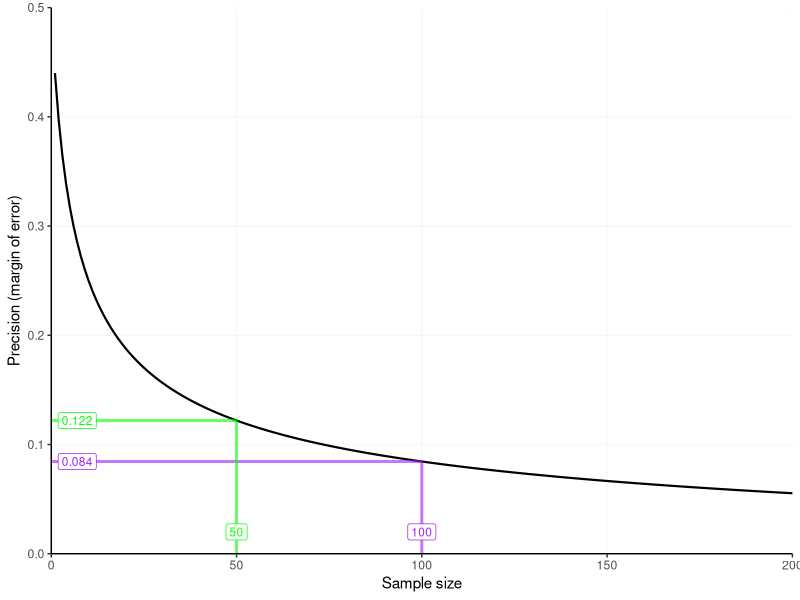
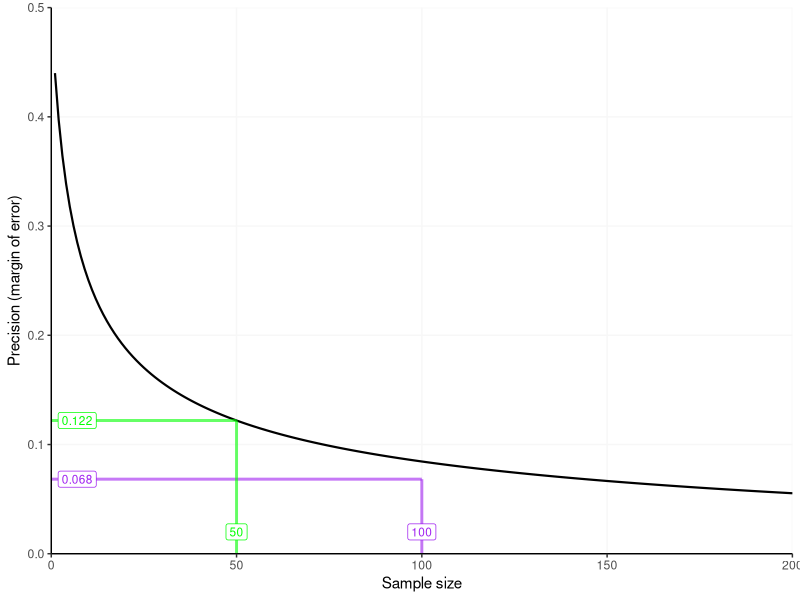

The R source for these figures, in order:
# This script will run a precision analysis to help with sample size planning 
# when you wish to estimate a proportion with confidence intervals
# This code was written for personal use — reuse at your own risk!

# Load libraries ---------------------------------

library(tidyverse)

# Define functions ---------------------------------

# Define function for computing margin of error (MOE) for a confidence interval. The MOE is half the width of the confidence interval.
# If the population size is known a finite population correction can be applied.
# Otherwise, if the population size in unknown, no correction is applied (the default).
# The function can compute MOE for either a Wald or Wilson confidence interval (defaults to Wilson as it appears to be superior, see Newcombe, 1998)
# A 95% confidence interval is assumed.
marginOfError <- function(expectedProportion,sampleSize,confidenceLevel=.95,populationSize=Inf,type='wilson',report=T){
  n <- sampleSize
  N <- populationSize
  
  if(type=='wilson'){ # if computing Wilson CIs
    successCount <- n*expectedProportion
    CI <- prop.test(successCount, n, correct = F, conf.level = confidenceLevel)$conf.int # computes CI. Yate's continuity correction is off by default
    MOE <- (CI[2] - CI[1])/2 # to get the MOE, subtract lowerbound of CI from upperbound of CI and divide by two
    
    # NOT RUN — sanity check using hand written formula for Wilson CIs
    #P <- expectedProportion
    #Z <- qnorm(c( (1-confidenceLevel)/2, 1-(1-confidenceLevel)/2))[2]
    #CI <- (2 * n * P + Z^2 + c(-1, 1) * Z * sqrt(Z^2 + 4 * n * P * (1 - P))) /
    #   (2 * (n + Z^2)) 
    #MOE <- (CI[2] - CI[1])/2 # to get the MOE, subtract lowerbound of CI from upperbound of CI and divide by two
    
  }else if(type=='wald'){ # if computing wald CIs
    P <- expectedProportion
    alpha <- (1 - confidenceLevel) / 2 # convert confidence level to alpha
    Z <- qnorm(alpha, lower.tail=FALSE) # convert alpha to Z
    MOE <- Z*sqrt(P*(1-P)/n) # compute margin of error for Wald confidence intervals 
  }
  
  if(N != Inf){ # if user has specified a population size
    FPC <- sqrt((N-n)/(N-1)) # calculate a finite population correction (FPC) factor
    MOE <- MOE*FPC # adjust the MOE with the FPC
  }
  
  if(report){ # if user has asked for a report
    print(paste0(
      'The margin of error of a 95% ', type,' confidence interval for an expected proportion of ',expectedProportion,
      ' and a sample size of ',sampleSize,' is ', round(MOE,3)))
  }
  
  moe_object <- list(moe = MOE, target_sample_size = sampleSize, conf_interval_type = type)
  
  return(moe_object)
}

# define function to plot a precision curve for given proportion and sample size (95% confidence interval assumed).
precisionCurve <- function(expectedProportion,sampleSize,confidenceLevel=.95,populationSize=Inf,type='wilson'){
  
  sample_size_vector <- seq(1:(sampleSize*2)) # create a vector of sample sizes for X axis (by default we will show a curve for 2x the specified sample size)
  moe_vector <- NA # pre-load a variable to store moes
  
  for(i in sample_size_vector){ # using a for loop as its more comprehensible 
    moe_object <- marginOfError(
      sampleSize = i,
      expectedProportion = expectedProportion,
      confidenceLevel = confidenceLevel,
      populationSize = populationSize,
      type = type,
      report = F # don't print a report
    )
    moe_vector <- c(moe_vector, moe_object$moe) # append new moe to moe vector
  }
  
  moe_vector <- moe_vector[!is.na(moe_vector)] # remove the NA value created when moe_vector was pre-loaded
  df <- data.frame(sampleSize = sample_size_vector,precision = moe_vector)
  
  # build plot
  plot <- ggplot(data = df, aes(x = sampleSize, y = precision)) +
    geom_line(colour = 'black', linewidth = .75) +
    theme_classic() +
    ylab('Precision (margin of error)') +
    xlab('Sample size') +
    scale_x_continuous(expand = c(0.0, 0), limits = c(0,max(sample_size_vector))) +
    scale_y_continuous(expand = c(0.0, 0), limits = c(0,round(max(moe_vector)+.1,1)), breaks = seq(0,round(max(moe_vector)+.1,1),0.1)) +
    theme(panel.grid.major = element_line(colour="grey97", size=0.5))
  
  return(plot)
}

# Run a precision analysis for Research Aim (1b)  ---------------------------------

# Run the code below to compute a margin of error for given expected proportion and target sample size
moe_object1 <- marginOfError(
  expectedProportion = .67, # Specify the anticipated proportion. Use 0.5 for the most conservative sample size estimate (see Gelman & Hill, 2006, p. 442).
  sampleSize = 100, # Specify the target sample size
  populationSize = 750, # If population size is known, we can apply a finite population correction, otherwise use Inf
  confidenceLevel = .95, # specify the level of the confidence interval
  type = 'wilson')

# Lets get a second moe for a different target sample size (so we can display both on a precision curve)
moe_object2 <- marginOfError(
  expectedProportion = .67, # Specify the anticipated proportion. Use 0.5 for the most conservative sample size estimate (see Gelman & Hill, 2006, p. 442).
  sampleSize = 50, # Specify the target sample size
  populationSize = 750, # If population size is known, we can apply a finite population correction, otherwise use Inf
  confidenceLevel = .95, # specify the level of the confidence interval
  type = 'wilson')

# Now plot a precision curve showing precision (margin of error) as a function of sample size.
# We'll annotate the plot with the parameters above

precisionCurve(expectedProportion =.67, # Specify the anticipated proportion. Use 0.5 for the most conservative sample size estimate (see Gelman & Hill, 2006, p. 442).
               sampleSize = 100, # Specify the target sample size
               populationSize = 750, # If population size is known, we can apply a finite population correction, otherwise use Inf
               confidenceLevel = .95, # specify the level of the confidence interval
               type = 'wilson' # specify the type of confidence interval (wald or wilson)
) +
  # this code annotates the precision curve with the moes computed above
  annotate("segment", x = moe_object1$target_sample_size, xend = moe_object1$target_sample_size, y = 0, yend = moe_object1$moe, colour = "purple", size=1, alpha=0.6) +
  annotate("segment", x = 0, xend = moe_object1$target_sample_size, y = moe_object1$moe, yend = moe_object1$moe, colour = "purple", size=1, alpha=0.6) +
  annotate("label", x = 7, y = moe_object1$moe, colour = "purple", size=3, alpha=1, label = round(moe_object1$moe,3)) +
  annotate("label", x = moe_object1$target_sample_size, y = 0.02, colour = "purple", size=3, alpha=1, label = moe_object1$target_sample_size) + 
  
  annotate("segment", x = moe_object2$target_sample_size, xend = moe_object2$target_sample_size, y = 0, yend = moe_object2$moe, colour = "green", size=1, alpha=0.6) +
  annotate("segment", x = 0, xend =  moe_object2$target_sample_size, y = moe_object2$moe, yend = moe_object2$moe, colour = "green", size=1, alpha=0.6) +
  annotate("label", x = 7, y = moe_object2$moe, colour = "green", size=3, alpha=1, label = round(moe_object2$moe,3)) +
  annotate("label", x = moe_object2$target_sample_size, y = 0.02, colour = "green", size=3, alpha=1, label = moe_object2$target_sample_size) 

# Run a precision analysis for Research Aim (2)  ---------------------------------

# Run the code below to compute a margin of error for given expected proportion and target sample size
moe_object1 <- marginOfError(
  expectedProportion = .17, # Specify the anticipated proportion. Use 0.5 for the most conservative sample size estimate (see Gelman & Hill, 2006, p. 442).
  sampleSize = 100, # Specify the target sample size
  populationSize = 750, # If population size is known, we can apply a finite population correction, otherwise use Inf
  confidenceLevel = .95, # specify the level of the confidence interval
  type = 'wilson')

# Lets get a second moe for a different target sample size (so we can display both on a precision curve)
moe_object2 <- marginOfError(
  expectedProportion = .67, # Specify the anticipated proportion. Use 0.5 for the most conservative sample size estimate (see Gelman & Hill, 2006, p. 442).
  sampleSize = 50, # Specify the target sample size
  populationSize = 750, # If population size is known, we can apply a finite population correction, otherwise use Inf
  confidenceLevel = .95, # specify the level of the confidence interval
  type = 'wilson')

# Now plot a precision curve showing precision (margin of error) as a function of sample size.
# We'll annotate the plot with the parameters above

precisionCurve(expectedProportion =.67, # Specify the anticipated proportion. Use 0.5 for the most conservative sample size estimate (see Gelman & Hill, 2006, p. 442).
               sampleSize = 100, # Specify the target sample size
               populationSize = 750, # If population size is known, we can apply a finite population correction, otherwise use Inf
               confidenceLevel = .95, # specify the level of the confidence interval
               type = 'wilson' # specify the type of confidence interval (wald or wilson)
) +
  # this code annotates the precision curve with the moes computed above
  annotate("segment", x = moe_object1$target_sample_size, xend = moe_object1$target_sample_size, y = 0, yend = moe_object1$moe, colour = "purple", size=1, alpha=0.6) +
  annotate("segment", x = 0, xend = moe_object1$target_sample_size, y = moe_object1$moe, yend = moe_object1$moe, colour = "purple", size=1, alpha=0.6) +
  annotate("label", x = 7, y = moe_object1$moe, colour = "purple", size=3, alpha=1, label = round(moe_object1$moe,3)) +
  annotate("label", x = moe_object1$target_sample_size, y = 0.02, colour = "purple", size=3, alpha=1, label = moe_object1$target_sample_size) + 
  
  annotate("segment", x = moe_object2$target_sample_size, xend = moe_object2$target_sample_size, y = 0, yend = moe_object2$moe, colour = "green", size=1, alpha=0.6) +
  annotate("segment", x = 0, xend =  moe_object2$target_sample_size, y = moe_object2$moe, yend = moe_object2$moe, colour = "green", size=1, alpha=0.6) +
  annotate("label", x = 7, y = moe_object2$moe, colour = "green", size=3, alpha=1, label = round(moe_object2$moe,3)) +
  annotate("label", x = moe_object2$target_sample_size, y = 0.02, colour = "green", size=3, alpha=1, label = moe_object2$target_sample_size) 


# References  ---------------------------------

# Gelman, A., & Hill, J. (2007). Data analysis using regression and multilevel/hierarchical models. Cambridge University Press.
# Newcombe R.G. (1998). Two-Sided Confidence Intervals for the Single Proportion: Comparison of Seven Methods. Statistics in Medicine, 17, 857–872. doi:10.1002/(SICI)1097-0258(19980430)17:8<857::AID-SIM777>3.0.CO;2-E.
# Rothman, K. J., & Greenland, S. (2018). Planning study size based on precision rather than power. Epidemiology, 29(5), 599–603. https://doi.org/10.1097/EDE.0000000000000876
